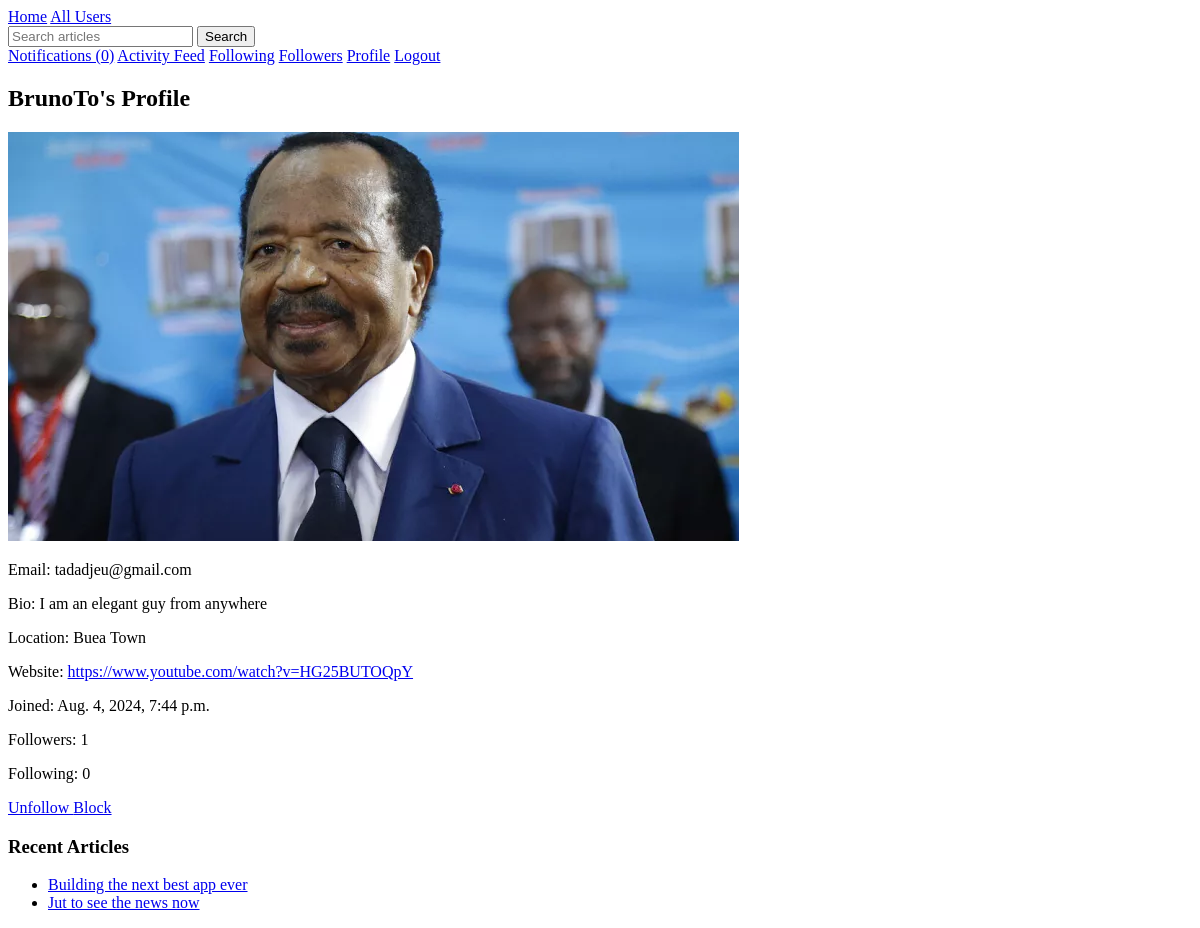
The page /users/profile/BrunoTo/ (signed in) on the database as committed earlier.
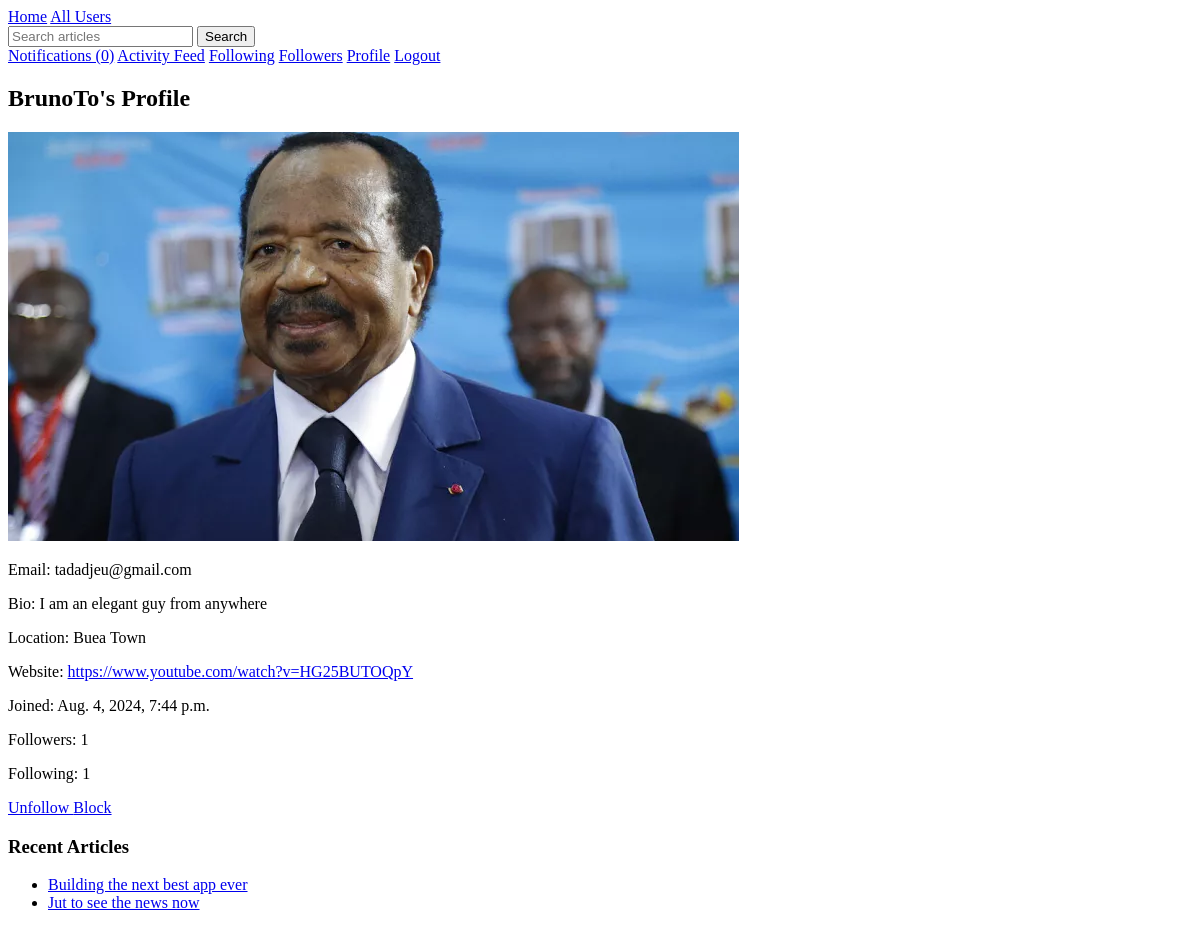
The same page on the database as committed later.
### users/models.py (models this page shows, shortened)
class User(AbstractUser):
    bio = models.TextField(max_length=500, blank=True)
    profile_picture = models.ImageField(upload_to='profile_pics/', blank=True, null=True)
    date_joined = models.DateTimeField(auto_now_add=True)
    location = models.CharField(max_length=100, blank=True)
    website = models.URLField(max_length=200, blank=True)
    following = models.ManyToManyField('self', symmetrical=False, related_name='followers')
    blocked_users = models.ManyToManyField('self', symmetrical=False, related_name='blocked_by')
    def unread_notifications_count(self):
        return self.notifications.filter(is_read=False).count()

### users/views.py (the view)
# urls.py: path('profile/<str:username>/', UserProfileView.as_view(), name='user_profile'),
class UserProfileView(LoginRequiredMixin, DetailView):
    model = User
    template_name = 'users/profile.html'
    context_object_name = 'user_profile'
    def get_object(self, queryset=None):
        return get_object_or_404(User, username=self.kwargs.get('username'))
    def get_context_data(self, **kwargs):
        context = super().get_context_data(**kwargs)
        if self.request.user.is_authenticated:
            context['is_following'] = self.request.user.following.filter(id=self.object.id).exists()
            context['is_blocked'] = self.request.user.blocked_users.filter(id=self.object.id).exists()
        context['articles'] = Article.objects.filter(author=self.object, status='published').order_by('-published_at')[:5]
        return context

### templates/users/profile.html (shortened to what this page needs)
{% extends "base.html" %}
{% block content %}
<h2>{{ user_profile.username }}'s Profile</h2>
{% if user_profile.profile_picture %}
    <img src="{{ user_profile.profile_picture.url }}" alt="Profile Picture">
{% endif %}
<p>Email: {{ user_profile.email }}</p>
<p>Bio: {{ user_profile.bio }}</p>
<p>Location: {{ user_profile.location }}</p>
<p>Website: <a href="{{ user_profile.website }}">{{ user_profile.website }}</a></p>
<p>Joined: {{ user_profile.date_joined }}</p>
<p>Followers: {{ user_profile.followers.count }}</p>
<p>Following: {{ user_profile.following.count }}</p>
{% if user.is_authenticated and user != user_profile %}
    <a href="{% url 'toggle_follow' user_profile.username %}">
        {% if is_following %}
            Unfollow
        {% else %}
            Follow
        {% endif %}
    </a>
    <a href="{% url 'toggle_block' user_profile.username %}">
        {% if is_blocked %}
            Unblock
        {% else %}
            Block
        {% endif %}
    </a>
{% endif %}
<h3>Recent Articles</h3>
<ul>
{% for article in articles %}
    <li><a href="{% url 'article_detail' article.pk %}">{{ article.title }}</a></li>
{% empty %}
    <li>No articles yet.</li>
{% endfor %}
</ul>
{% endblock %}

Rows that differ between the two databases and show on the page:
changed User "BrunoTo": following.count "0" → "1"
